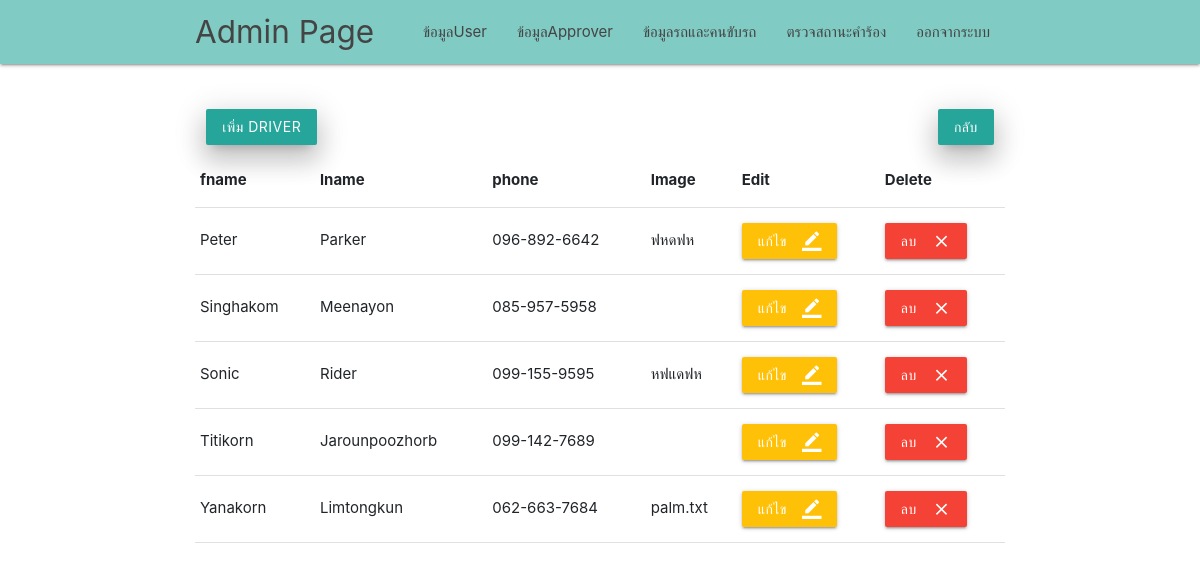
The page /admin/show_driver.php (signed in) on the database its author committed.
### tables this page shows
CREATE TABLE `driver` (
  `id` int(255) NOT NULL,
  `user_id` varchar(255) NOT NULL,
  `image` text NOT NULL
);

CREATE TABLE `user` (
  `id` varchar(255) NOT NULL,
  `password` text NOT NULL,
  `fname` text NOT NULL,
  `lname` text NOT NULL,
  `role` text NOT NULL,
  `email` text NOT NULL,
  `phone` text NOT NULL,
  `rank` text NOT NULL,
  `department` text NOT NULL
);

### admin/show_driver.php (the view, shortened to what this page needs)
<?php
require '../server/server.php';
$sql = "SELECT fname,lname,phone,user.id,image FROM user,driver WHERE user.role = 'driver' AND user.id = driver.user_id ORDER BY user.fname ASC";
$result = mysqli_query($connect, $sql);
?>
<!DOCTYPE html>
<html lang="en">
<head>
    <link href="https://stackpath.bootstrapcdn.com/bootstrap/4.3.1/css/bootstrap.min.css" rel="stylesheet">
    <link href="../css/materialize.css" type="text/css" rel="stylesheet" media="screen,projection" />
    <link href="../css/style.css" type="text/css" rel="stylesheet" media="screen,projection" />
</head>
<body>
    <nav class="teal lighten-3" role="navigation">
        <div class="nav-wrapper container">
            <a id="logo-container" href="admin_page.php" class="brand-logo">Admin Page</a>
            <ul class="right hide-on-med-and-down">
                <li><a href="show_user.php">ข้อมูลUser</a></li>
                <li><a href="show_approver.php">ข้อมูลApprover</a></li>
                <li><a href="show_driver_car.php">ข้อมูลรถและคนขับรถ</a></li>
                <li><a href="request_form.php">ตรวจสถานะคำร้อง</a></li>
                <li><a href="../login.php">ออกจากระบบ</a></li>
            </ul>
        </div>
    </nav>
    <div class="container">
        <div class="row">
            <div class="col 6">
                <br><br>
                <div style="text-align:left">
                <a href="form_add_user.php?<?php echo base64_encode("resu_role") ?>=<?php echo base64_encode("driver") ?>&?!@$!@$asfqegg12#$&$^2=<?php echo base64_decode("sadgqeghyef") ?>" class="btn waves-effect waves-light teal lighten-1 z-depth-4">เพิ่ม driver</a>
                </div>
            </div>
            <div class="col 6">
                <br><br>
                <div style="text-align:right">
                    <a href="show_driver_car.php" class="btn waves-effect waves-light teal lighten-1 z-depth-4">กลับ</a>
                </div>
            </div>
            <br><br><br><br>
            <table class="responsive-table">
                <thead>
                    <tr>
                        <th>fname</th>
                        <th>lname</th>
                        <th>phone</th>
                        <th>Image</th>
                        <th>Edit</th>
                        <th>Delete</th>
                    </tr>
                </thead>
                <tbody>
                    <?php while ($row = mysqli_fetch_array($result)) {  ?>
                        <tr>
                            <td><?php echo $row['fname'] ?></td>
                            <td><?php echo $row['lname'] ?></td>
                            <td><?php echo $row['phone'] ?></td>
                            <td><?php echo $row['image'] ?></td>
                            <td>
                            <a href="form_edit_user.php?user=<?php echo base64_encode($row['id']) ?>&?!@#^!=<?php echo base64_encode("ASFEBHRWHRYNRaefgqwm98456") ?>">
                                    <button type="submit" form="ee" class="btn amber darken-4-effect amber darken-4-light">แก้ไข
                                        <i class="material-icons right">border_color</i>
                                    </button>
                                </a>
                            </td>
                            <td>
                                <a>
                                    <button id="lob" type="submit" form="ee" class="btn red accent-4-effect red accent-4-light">ลบ
                                        <i class="material-icons right">close</i>
                                    </button>
                                </a>
                            </td>
                        </tr>
                    <?php } ?>
                </tbody>
            </table>
        </div>
    </div>
</body>
</html>

### css/style.css (style rules this page uses)
nav ul a, nav .brand-logo { color: #444; }

### rows shown on the page
driver: user.fname "Peter", user.lname "Parker", user.phone "096-892-6642", image "ฟหดฟห"
driver: user.fname "Singhakom", user.lname "Meenayon", user.phone "085-957-5958"
driver: user.fname "Sonic", user.lname "Rider", user.phone "099-155-9595", image "หฟแดฟห"
driver: user.fname "Titikorn", user.lname "Jarounpoozhorb", user.phone "099-142-7689"
driver: user.fname "Yanakorn", user.lname "Limtongkun", user.phone "062-663-7684", image "palm.txt"
